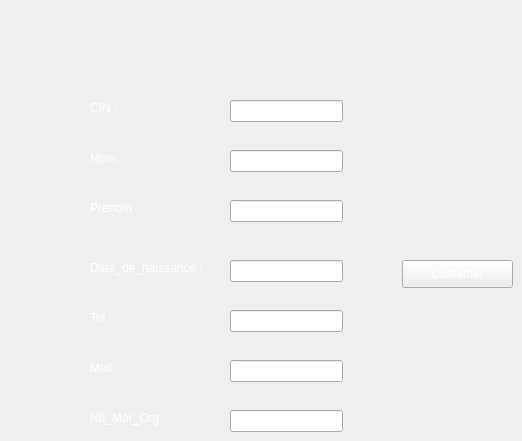
         <widget class="QWidget" name="tab_4">
          <attribute name="title">
           <string>Ajouter un personnel</string>
          </attribute>
          <widget class="QLabel" name="label_72">
           <property name="geometry">
            <rect>
             <x>90</x>
             <y>100</y>
             <width>55</width>
             <height>16</height>
            </rect>
           </property>
           <property name="styleSheet">
            <string notr="true">color: rgb(255, 255, 255);</string>
           </property>
           <property name="text">
            <string>CIN :</string>
           </property>
          </widget>
          <widget class="QLabel" name="label_73">
           <property name="geometry">
            <rect>
             <x>90</x>
             <y>150</y>
             <width>55</width>
             <height>16</height>
            </rect>
           </property>
           <property name="styleSheet">
            <string notr="true">color: rgb(255, 255, 255);</string>
           </property>
           <property name="text">
            <string>Nom :</string>
           </property>
          </widget>
          <widget class="QLabel" name="label_74">
           <property name="geometry">
            <rect>
             <x>90</x>
             <y>200</y>
             <width>55</width>
             <height>16</height>
            </rect>
           </property>
           <property name="styleSheet">
            <string notr="true">color: rgb(255, 255, 255);</string>
           </property>
           <property name="text">
            <string>Prenom :</string>
           </property>
          </widget>
          <widget class="QLabel" name="label_75">
           <property name="geometry">
            <rect>
             <x>90</x>
             <y>260</y>
             <width>131</width>
             <height>16</height>
            </rect>
           </property>
           <property name="styleSheet">
            <string notr="true">color: rgb(255, 255, 255);</string>
           </property>
           <property name="text">
            <string>Date_de_naissance :</string>
           </property>
          </widget>
          <widget class="QLabel" name="label_76">
           <property name="geometry">
            <rect>
             <x>90</x>
             <y>310</y>
             <width>55</width>
             <height>16</height>
            </rect>
           </property>
           <property name="styleSheet">
            <string notr="true">color: rgb(255, 255, 255);</string>
           </property>
           <property name="text">
            <string>Tel :</string>
           </property>
          </widget>
          <widget class="QLabel" name="label_77">
           <property name="geometry">
            <rect>
             <x>90</x>
             <y>360</y>
             <width>55</width>
             <height>16</height>
            </rect>
           </property>
           <property name="styleSheet">
            <string notr="true">color: rgb(255, 255, 255);</string>
           </property>
           <property name="text">
            <string>Mail :</string>
           </property>
          </widget>
          <widget class="QLabel" name="label_78">
           <property name="geometry">
            <rect>
             <x>90</x>
             <y>410</y>
             <width>101</width>
             <height>16</height>
            </rect>
           </property>
           <property name="styleSheet">
            <string notr="true">color: rgb(255, 255, 255);</string>
           </property>
           <property name="text">
            <string>Nb_Mar_Org :</string>
           </property>
          </widget>
          <widget class="QLineEdit" name="lineEdit_Cin">
           <property name="geometry">
            <rect>
             <x>230</x>
             <y>100</y>
             <width>113</width>
             <height>22</height>
            </rect>
           </property>
           <property name="styleSheet">
            <string notr="true">color: rgb(255, 255, 255);</string>
           </property>
           <property name="maxLength">
            <number>8</number>
           </property>
          </widget>
          <widget class="QLineEdit" name="lineEdit_nomp">
           <property name="geometry">
            <rect>
             <x>230</x>
             <y>150</y>
             <width>113</width>
             <height>22</height>
            </rect>
           </property>
           <property name="styleSheet">
            <string notr="true">color: rgb(255, 255, 255);</string>
           </property>
          </widget>
          <widget class="QLineEdit" name="lineEdit_prenomp">
           <property name="geometry">
            <rect>
             <x>230</x>
             <y>200</y>
             <width>113</width>
             <height>22</height>
            </rect>
           </property>
           <property name="styleSheet">
            <string notr="true">color: rgb(255, 255, 255);</string>
           </property>
          </widget>
          <widget class="QLineEdit" name="lineEdit_datenp">
           <property name="geometry">
            <rect>
             <x>230</x>
             <y>260</y>
             <width>113</width>
             <height>22</height>
            </rect>
           </property>
           <property name="styleSheet">
            <string notr="true">color: rgb(255, 255, 255);</string>
           </property>
          </widget>
          <widget class="QLineEdit" name="lineEdit_tel">
           <property name="geometry">
            <rect>
             <x>230</x>
             <y>310</y>
             <width>113</width>
             <height>22</height>
            </rect>
           </property>
           <property name="styleSheet">
            <string notr="true">color: rgb(255, 255, 255);</string>
           </property>
           <property name="maxLength">
            <number>8</number>
           </property>
          </widget>
          <widget class="QLineEdit" name="lineEdit_mail">
           <property name="geometry">
            <rect>
             <x>230</x>
             <y>360</y>
             <width>113</width>
             <height>22</height>
            </rect>
           </property>
           <property name="styleSheet">
            <string notr="true">color: rgb(255, 255, 255);</string>
           </property>
          </widget>
          <widget class="QLineEdit" name="lineEdit_nbmar">
           <property name="geometry">
            <rect>
             <x>230</x>
             <y>410</y>
             <width>113</width>
             <height>22</height>
            </rect>
           </property>
           <property name="styleSheet">
            <string notr="true">color: rgb(255, 255, 255);</string>
           </property>
          </widget>
          <widget class="QPushButton" name="AjouterPerso">
           <property name="geometry">
            <rect>
             <x>402</x>
             <y>260</y>
             <width>111</width>
             <height>28</height>
            </rect>
           </property>
           <property name="styleSheet">
            <string notr="true">color: rgb(255, 255, 255);</string>
           </property>
           <property name="text">
            <string>Confirmer</string>
           </property>
          </widget>
         </widget>
